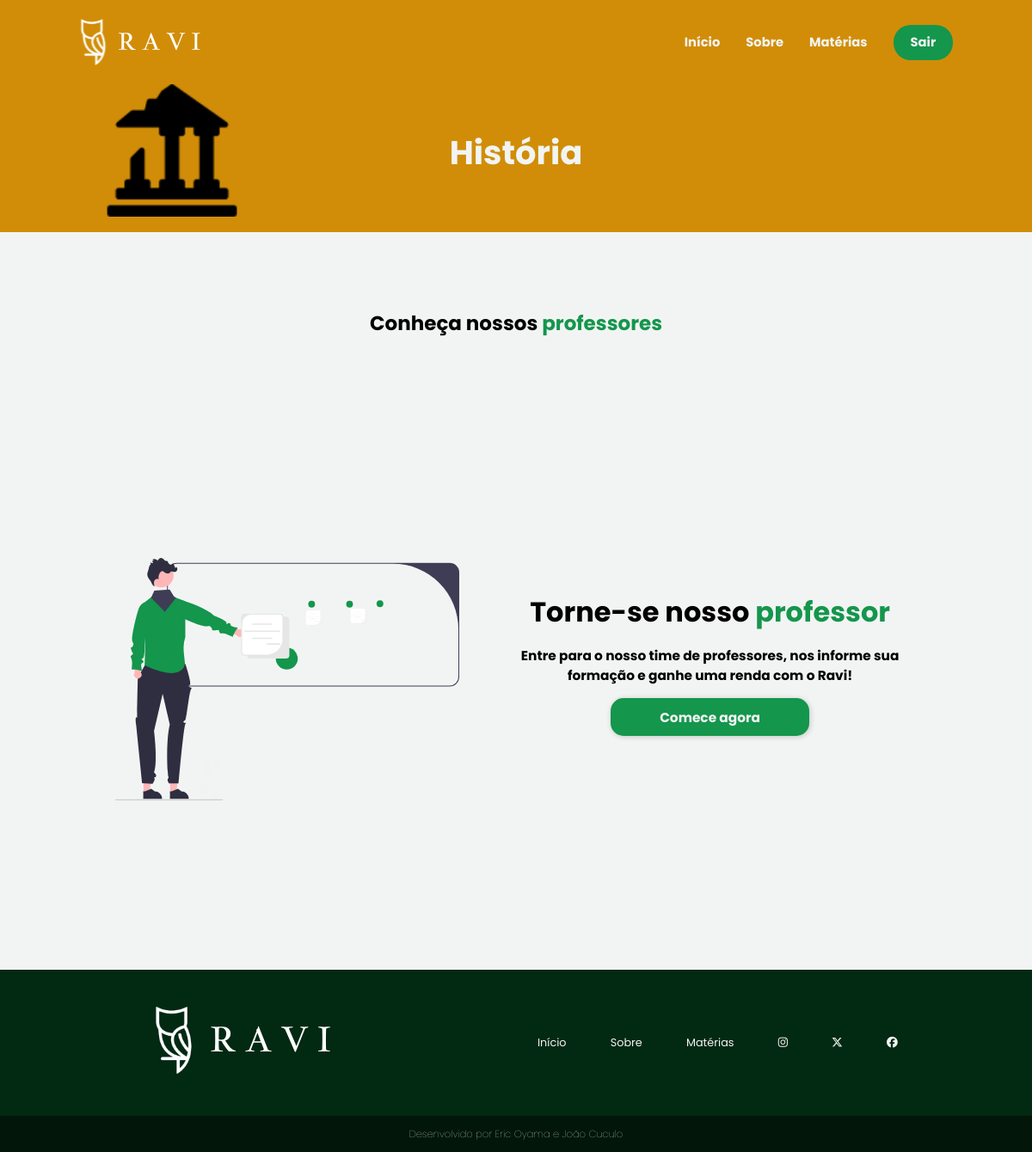
Page /sistema-aluno/materias/historia.php (signed in) on the earlier database version.
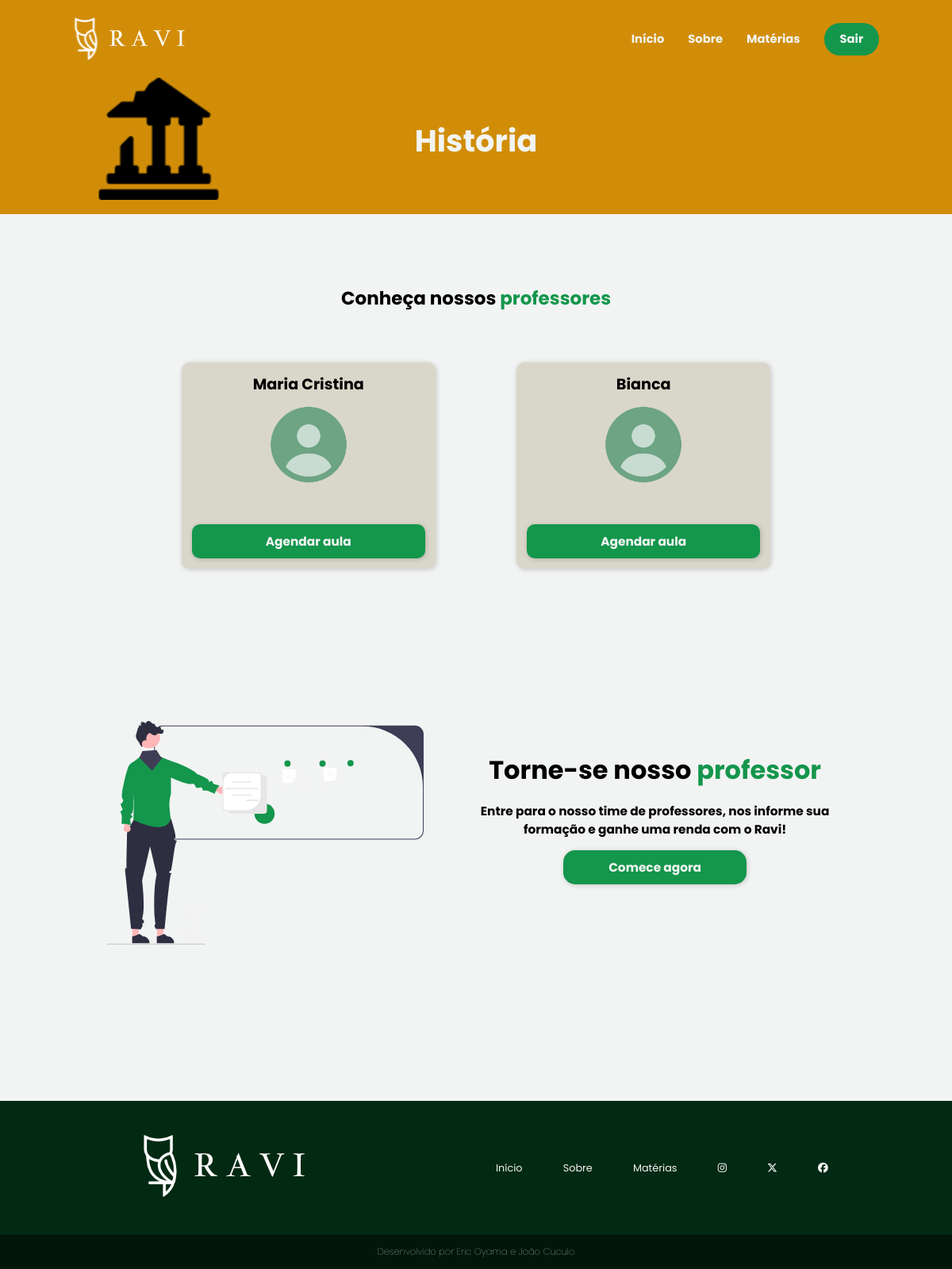
Same page on the later database version.
### tables this page shows
CREATE TABLE `professor` (
  `id` int(11) NOT NULL,
  `nome` varchar(100) NOT NULL,
  `email` varchar(100) NOT NULL,
  `senha` varchar(100) NOT NULL,
  `dn` date NOT NULL,
  `endereco` varchar(100) NOT NULL,
  `cep` varchar(20) NOT NULL,
  `estado` varchar(100) NOT NULL,
  `cidade` varchar(100) NOT NULL,
  `telefone` varchar(20) NOT NULL,
  `cpf` varchar(20) NOT NULL,
  `rg` varchar(20) NOT NULL,
  `sexo` varchar(10) NOT NULL,
  `areaFormacao` varchar(100) NOT NULL,
  `curriculo` varchar(100) NOT NULL,
  `conteudo` text NOT NULL,
  `valorHora` varchar(10) NOT NULL,
  `area_id` int(11) DEFAULT NULL,
  `dataCad` timestamp NOT NULL DEFAULT current_timestamp(),
  `status` varchar(11) NOT NULL
);

### sistema-aluno/materias/historia.php (the view, shortened to what this page needs)
<?php
    require_once('../../conexao.php');
    $sql = "select * from professor
               where       1 = 1
                 and area_id = 4";
    $resultado = mysqli_query($conexao, $sql);
?>
<!DOCTYPE html>
<html lang="pt-br">
<head>
    <link rel="stylesheet" href="../../assets/css/header-footer.css">
    <link rel="stylesheet" href="../../assets/css/materias.css">
    <link rel="stylesheet" href="../../assets/css/principal.css">
</head>
<body>
    <?php require_once("../../template/menu-hist.php") ?>
    <main>
        <section class="materia" id="historia">
            <div>
                <img src="../../assets/img/ruins-icon-big.png">
            </div>
            <div>
                <h1>História</h1>
            </div>
        </section>
        <section class="prof">
            <div class="conheca">
                <h1>Conheça nossos <span>professores</span></h1>
            </div>
            <div class="card-group">
                <?php while ($linha = mysqli_fetch_array($resultado)) { ?>
                <div class="cards">
                    <h2><?= $linha['nome'] ?></h2>
                    <img src="../../assets/img/user-image.png">
                    <a href="#">Agendar aula</a>
                </div>
                <?php } ?>
            </div>
        </section>
        <section>
            <div class="vire-prof">
                <figure>
                    <img src="../../assets/img/undraw_professor_re_mj1s.svg">
                </figure>
                <section>
                    <div>
                        <h1>Torne-se nosso <span>professor<span></h1>
                    </div>
                    <div>
                        <p>Entre para o nosso time de professores, nos informe sua formação e ganhe uma renda com o Ravi!</p>
                    </div>
                    <a href="../../sistema-professor/professor/cadastro.php"><button class="cad-btn2 cad-btn3">Comece agora</button></a>
                </section>
            </div>
                </main>
    <?php require_once("../../template/rodape3.php") ?>
</body>
</html>

### template/menu-hist.php (shortened to what this page needs)
<header id="historia">
    <nav>
        <div class="logo">
            <img src="../../assets/img/logo-ravi-complete.svg" alt="Ravi">
        </div>
        <div class="menu" id="menu-materias">
            <ul>
                <li><a href="../aluno/principal.php">Início</a></li>
                <li><a href="../aluno/sobre.php">Sobre</a></li>
                <li><a href="#">Matérias</a></li>
                <li class="entrar-btn" id="btn-materias"><a href="../sair.php">Sair</a></li>
            </ul>
        </div>
    </nav>
</header>

### template/rodape3.php
<footer>
    <div class="footer-conteudo">
        <div class="footer-logo">
            <img src="../../assets/img/logo-ravi-complete.svg" alt="Ravi">
        </div>
        <ul class="footer-list">
            <li><a href="../aluno/principal.php">Início</a></li>
            <li><a href="../aluno/sobre.php">Sobre</a></li>
            <li><a href="#">Matérias</a></li>
            <li><a href="#"><i class="fa-brands fa-instagram"></i></a></li>
            <li><a href="#"><i class="fa-brands fa-x-twitter"></i>
            <li><a href="#"><i class="fa-brands fa-facebook"></i></a></li>
        </ul>
    </div>
        <div class="developers">
            Desenvolvido por Eric Oyama e João Cuculo
        </div>
</footer>

### assets/css/header-footer.css (style rules this page uses)
* { margin: 0; padding: 0; box-sizing: border-box; font-family: 'Poppins', sans-serif; }
:root { --color-primary: #053c1c; --color-secundary: #6ca484; --color-tertiary: #14964C; --color-black: #000; --color-white: #f2f4f3; font-size: 80%; }
html { height: 100%; min-height: 100%; }
body { display: flex; flex-direction: column; min-height: 100%; width: 100%; }
header { background-color: var(--color-primary); }
header nav { display: flex; justify-content: space-between; padding: 1.5rem 6rem; }
.logo { display: flex; align-items: center; }
.logo img { height: 60px; }
.menu { display: flex; align-items: center; }
.menu ul { display: flex; justify-content: center; list-style-type: none; }
.menu ul li { margin: 0 15px; display: flex; align-items: center; }
.menu ul li a, .menu-responsivo ul li a { text-decoration: none; font-size: 1.15rem; color: var(--color-white); font-weight: bold; }
#btn-materias { background-color: var(--color-tertiary); }
.entrar-btn { background-color: var(--color-secundary); padding: 10px 20px; border-radius: 20px; }
footer { width: 100%; color: var(--color-white); margin-top: auto; }
footer a { text-decoration: none; }
.footer-conteudo { background-color: #022912; display: flex; align-items: center; justify-content: space-around; padding: 3rem 3.5rem; }
.footer-list { display: flex; list-style: none; gap: 4rem; }
.footer-list a { color: var(--color-white); font-weight: normal; }
.developers { background-color: #02160a; display: flex; justify-content: center; font-size: 0.9rem; padding: 1rem; font-weight: 100; }

### assets/css/materias.css (style rules this page uses)
body { background-color: var(--color-white); }
.materia { display: flex; color: var(--color-white); justify-content: space-around; align-items: center; padding-bottom: 1rem; margin-bottom: 7rem; }
#historia { background-color: #D18D08; }
.materia img { width: 12rem; }
.materia h1 { font-size: 3rem; }
.prof { display: flex; flex-direction: column; justify-content: center; align-items: center; margin-bottom: 15rem; }
.conheca { margin-bottom: 5rem; }
.conheca h1 { font-size: 1.8rem; }
.conheca span { color: var(--color-tertiary); }
.card-group { display: flex; flex-direction: row; justify-content: center; flex-wrap: wrap; gap: 5rem 8rem; margin: 0 3rem; max-width: 1800px; }
.cards { display: flex; flex-direction: column; justify-content: center; align-items: center; width: 25rem; background-color: #D9D7CA; padding: 1rem; border-radius: 10px; box-shadow: 1px 1px 6px rgba(0, 0, 0, 0.2); }
.cards img { width: 100px; margin: 1rem 0 4rem; }
.cards a { text-decoration: none; padding: 0.8rem 1.2rem; border-radius: 10px; background-color: var(--color-tertiary); color: var(--color-white); width: 100%; font-weight: bold; font-size: 1.2rem; text-align: center; box-shadow: 1px 1px 6px rgba(0, 0, 0, 0.2); transition: 0.3s all; cursor: pointer; }

### assets/css/principal.css (style rules this page uses)
body { background-color: var(--color-white); }
.cad-btn2 { width: 27.3rem; padding: 0.8rem 1.2rem; border: none; border-radius: 15px; background-color: var(--color-tertiary); color: var(--color-white); font-weight: bold; font-size: 1.2rem; box-shadow: 1px 1px 6px rgba(0, 0, 0, 0.2); transition: 0.3s all; cursor: pointer; }
.vire-prof { display: flex; justify-content: center; gap: 4rem; margin-bottom: 15rem; }
.vire-prof figure img { width: 400px; }
.vire-prof section { display: flex; flex-direction: column; align-items: center; justify-content: start; width: 40%; }
.vire-prof section h1 { font-size: 2.5rem; margin: 3rem 0 1.2rem; }
.vire-prof section h1 span { color: var(--color-tertiary); }
.vire-prof section p { font-size: 1.2rem; font-weight: bold; margin-bottom: 1.2rem; text-align: center; }
.cad-btn3 { width: 18rem; }
@media screen and (max-width: 1225px) { .vire-prof h1 { text-align: center; } }

Differences in the rows shown:
added professor: nome "Maria Cristina"
added professor: nome "Bianca"
